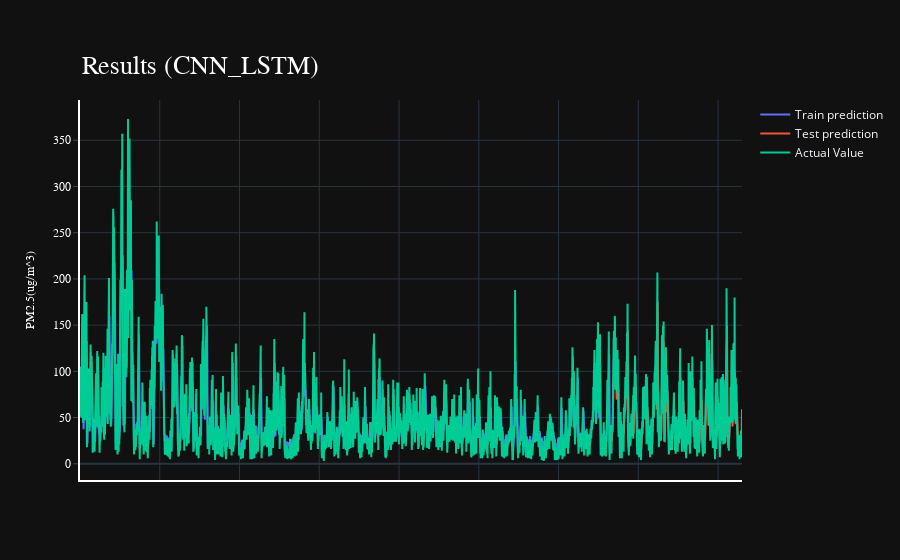

Notebook code cell kept with this figure:
### Markdown cell above
## 7. 绘制图像

### Code cell
import plotly.express as px
import plotly.graph_objects as go

fig = go.Figure()
fig.add_trace(go.Scatter(go.Scatter(x=result.index, y=result[0],
                    mode='lines',
                    name='Train prediction')))
fig.add_trace(go.Scatter(x=result.index, y=result[1],
                    mode='lines',
                    name='Test prediction'))
fig.add_trace(go.Scatter(go.Scatter(x=result.index, y=result[2],
                    mode='lines',
                    name='Actual Value')))
fig.update_layout(
    xaxis=dict(
        showline=True,
        showgrid=True,
        showticklabels=False,
        linecolor='white',
        linewidth=2
    ),
    yaxis=dict(
        title_text='PM2.5(ug/m^3)',
        titlefont=dict(
            family='Rockwell',
            size=12,
            color='white',
        ),
        showline=True,
        showgrid=True,
        showticklabels=True,
        linecolor='white',
        linewidth=2,
        ticks='outside',
        tickfont=dict(
            family='Rockwell',
            size=12,
            color='white',
        ),
    ),
    showlegend=True,
    template = 'plotly_dark'

)



annotations = []
annotations.append(dict(xref='paper', yref='paper', x=0.0, y=1.05,
                              xanchor='left', yanchor='bottom',
                              text='Results (CNN_LSTM)',
                              font=dict(family='Rockwell',
                                        size=26,
                                        color='white'),
                              showarrow=False))
fig.update_layout(annotations=annotations)

fig.show()

### Figure 1 — Plotly figure (JSON) as saved in the notebook; plotly's stock layout.template omitted (floating-point values rounded to 4 significant figures; data arrays with more than 128 entries replaced by an {"elided": "..."} marker saying what was removed)
{"data": [{"mode": "lines", "name": "Train prediction", "x": {"elided": "8301 int values"}, "y": {"elided": "8301 float values"}, "type": "scatter"}, {"mode": "lines", "name": "Test prediction", "x": {"elided": "8301 int values"}, "y": {"elided": "8301 float values"}, "type": "scatter"}, {"mode": "lines", "name": "Actual Value", "x": {"elided": "8301 int values"}, "y": {"elided": "8301 float values"}, "type": "scatter"}], "layout": {"xaxis": {"showline": true, "showgrid": true, "showticklabels": false, "linecolor": "white", "linewidth": 2}, "yaxis": {"title": {"font": {"family": "Rockwell", "size": 12, "color": "white"}, "text": "PM2.5(ug/m^3)"}, "tickfont": {"family": "Rockwell", "size": 12, "color": "white"}, "showline": true, "showgrid": true, "showticklabels": true, "linecolor": "white", "linewidth": 2, "ticks": "outside"}, "showlegend": true, "annotations": [{"font": {"color": "white", "family": "Rockwell", "size": 26}, "showarrow": false, "text": "Results (CNN_LSTM)", "x": 0.0, "xanchor": "left", "xref": "paper", "y": 1.05, "yanchor": "bottom", "yref": "paper"}]}}
